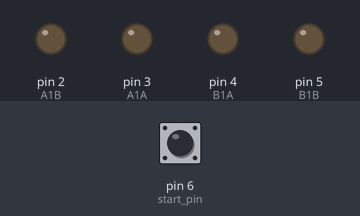
A sketch run on a simulated Arduino Uno, built with avr-gcc and run on an emulated ATmega328P. Parts: output pins drawn as LEDs (lit = HIGH). The inputs (shaded band) are chosen by the test bench; at power-on: pin 6 (start_pin) LOW. What the sketch prints to the serial monitor is not drawn. At 2.3 s the program stops and its outputs stay as they are.

Above: at 1.2 s.
1.3 s: pin 6 (start_pin) pulled HIGH for 0.15 s
At 1.7 s:
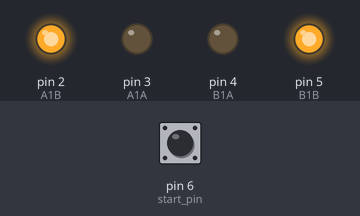
At 2.2 s:
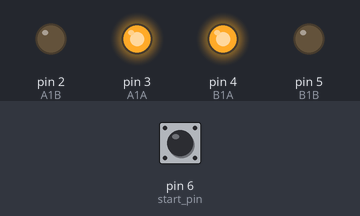
Timing chart, 0 to 3.8 s (numbered marks = the images above; inputs shaded):
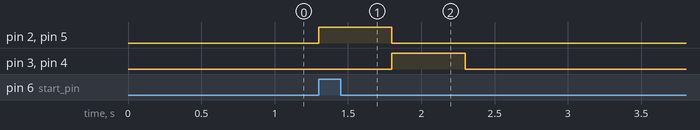

The sketch:

hanger.ino
```cpp
int start_pin = 6;
int kill_pin = 7;
// int start_pin = A0;
// int kill_pin = A1;


int A1A = 3;
int A1B = 2;


int B1A = 4;
int B1B = 5;

bool isStarted() {
  return digitalRead(start_pin) == HIGH;
}

bool isKilled() {
  return digitalRead(kill_pin) == LOW;
}

bool opModeIsActive() {
  // return isStarted() && !isKilled();
  return isStarted();
}

int initial_start_pin_state = 0;
bool robot_ready_state = false;


void setup() {


  Serial.begin(9600);
  // bool showInit = false;
  pinMode(start_pin, INPUT);
  pinMode(kill_pin, INPUT);
  pinMode(A1A, OUTPUT);
  pinMode(A1B, OUTPUT);
  pinMode(B1A, OUTPUT);
  pinMode(B1B, OUTPUT);

  pinMode(PD4, OUTPUT);


  initial_start_pin_state = digitalRead(start_pin);

  if (initial_start_pin_state == 1) {
    while (true) {
    }
  } else if (initial_start_pin_state == 0) {
    robot_ready_state = true;
  }

  //  int mode = true;
  //  while (true) {
  //
  //    digitalWrite(PD4, mode);
  //    mode = !mode;
  //    Serial.print("Start:");
  //    Serial.print(digitalRead(start_pin));
  //    Serial.print(' ');
  //    Serial.print("Kill:");
  //    Serial.print(digitalRead(kill_pin));
  //    Serial.print('\n');
  //    delay(300);
  //  }


  // while (!opModeIsActive()) {
  //   Serial.print(digitalRead(start_pin));
  //   Serial.print(" ");
  //   Serial.print(digitalRead(kill_pin));
  //   Serial.print('\n');
  //   if (!showInit) {
  //     Serial.print("Waiting in init.\n");
  //     showInit = true;
  //   }
  // }
  // Serial.print("Robot started");
}

int current_start_pin_state = 0;

void loop() {
  // Your main code goes here.
  while (current_start_pin_state == 0) {
    current_start_pin_state = digitalRead(start_pin);
    analogWrite(A1A, 0);
    analogWrite(A1B, 0);
    analogWrite(B1A, 0);
    analogWrite(B1B, 0);
  }
  if (current_start_pin_state == 1 && robot_ready_state == true) {


    while (current_start_pin_state == 1) {
      digitalWrite(A1A, LOW);
      digitalWrite(A1B, HIGH);
      digitalWrite(B1A, LOW);
      digitalWrite(B1B, HIGH);
      delay(500);
      digitalWrite(A1A, HIGH);
      digitalWrite(A1B, LOW);
      digitalWrite(B1A, HIGH);
      digitalWrite(B1B, LOW);
      delay(500);
      Serial.print("mama\n");
      current_start_pin_state = digitalRead(start_pin);
    }
    if (current_start_pin_state == 0) {
      analogWrite(A1A, 0);
      analogWrite(A1B, 0);
      analogWrite(B1A, 0);
      analogWrite(B1B, 0);
      while (true) {
      }
    }
  }
}
```

Measured:
- after the input at 1.3 s, pin 2 (A1B), pin 5 (B1B): LOW → HIGH at once, → LOW 0.50 s later; pin 3 (A1A), pin 4 (B1A): LOW → HIGH after 0.50 s, → LOW 0.50 s later
